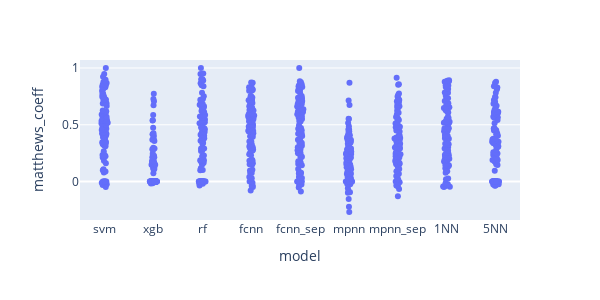

The code cell stored with this chart in its notebook:
### Code cell
all_score['#tr'] = all_score['#tr'].astype(int)
    
px.strip(data_frame = all_score,
         x          = 'model',
         y          = 'matthews_coeff',
         hover_name = list(all_score.index),
         height     = 300,
         width      = 600,
         #color      = '#tr',
        )

### Figure 1 — Plotly figure (JSON) as saved in the notebook; plotly's stock layout.template omitted (floating-point values rounded to 4 significant figures; data arrays with more than 128 entries replaced by an {"elided": "..."} marker saying what was removed)
{"data": [{"alignmentgroup": "True", "boxpoints": "all", "fillcolor": "rgba(255,255,255,0)", "hoveron": "points", "hovertemplate": "<b>%{hovertext}</b><br><br>model=%{x}<br>matthews_coeff=%{y}<extra></extra>", "hovertext": {"elided": "900 str values"}, "legendgroup": "", "line": {"color": "rgba(255,255,255,0)"}, "marker": {"color": "#636efa"}, "name": "", "offsetgroup": "", "orientation": "v", "pointpos": 0, "showlegend": false, "type": "box", "x": {"elided": "900 str values"}, "x0": " ", "xaxis": "x", "y": {"elided": "900 float values"}, "y0": " ", "yaxis": "y"}], "layout": {"boxmode": "group", "height": 300, "legend": {"tracegroupgap": 0}, "margin": {"t": 60}, "width": 600, "xaxis": {"anchor": "y", "domain": [0, 1], "title": {"text": "model"}}, "yaxis": {"anchor": "x", "domain": [0, 1], "title": {"text": "matthews_coeff"}}}}
